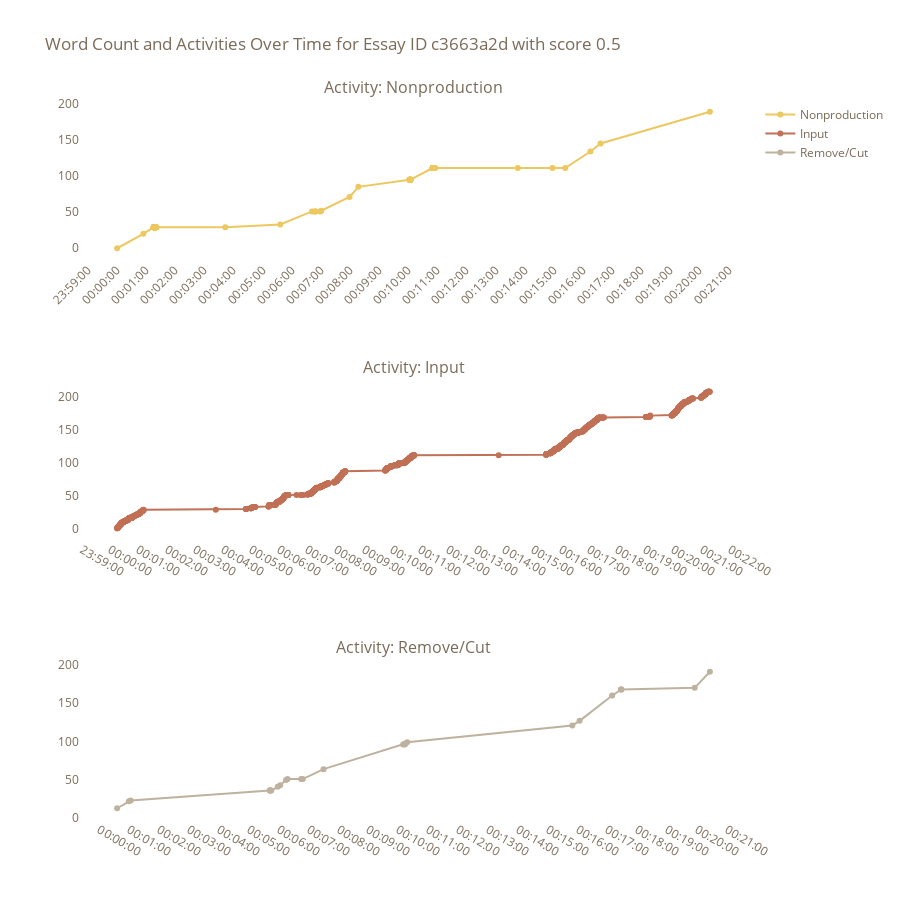

The notebook cell this image was saved under:
### Code cell
essay_id = "c3663a2d"
plot_essay_activities(train_logs, essay_id, f"Word Count and Activities Over Time for Essay ID {essay_id} with score 0.5")

### Figure 1 — Plotly figure (JSON) as saved in the notebook; plotly's stock layout.template omitted (floating-point values rounded to 4 significant figures; data arrays with more than 128 entries replaced by an {"elided": "..."} marker saying what was removed)
{"data": [{"line": {"color": "#edc860"}, "mode": "lines+markers", "name": "Nonproduction", "type": "scatter", "x": {"elided": "270 str values"}, "xaxis": "x", "y": {"elided": "270 int values"}, "yaxis": "y"}, {"line": {"color": "#c07156"}, "mode": "lines+markers", "name": "Input", "type": "scatter", "x": {"elided": "1186 str values"}, "xaxis": "x2", "y": {"elided": "1186 int values"}, "yaxis": "y2"}, {"line": {"color": "#beb29e"}, "mode": "lines+markers", "name": "Remove/Cut", "type": "scatter", "x": ["1970-01-01T00:00:35.439000", "1970-01-01T00:00:59.152000", "1970-01-01T00:01:02.768000", "1970-01-01T00:05:41.971000", "1970-01-01T00:05:42.188000", "1970-01-01T00:05:42.835000", "1970-01-01T00:05:43.554000", "1970-01-01T00:05:45.170000", "1970-01-01T00:05:57.930000", "1970-01-01T00:06:02.842000", "1970-01-01T00:06:14.770000", "1970-01-01T00:06:17.698000", "1970-01-01T00:06:44.971000", "1970-01-01T00:06:48.291000", "1970-01-01T00:07:29.939000", "1970-01-01T00:10:09.812000", "1970-01-01T00:10:12.868000", "1970-01-01T00:10:13.284000", "1970-01-01T00:10:17.933000", "1970-01-01T00:15:49.495000", "1970-01-01T00:16:04.120000", "1970-01-01T00:17:09.570000", "1970-01-01T00:17:26.896000", "1970-01-01T00:17:27.696000", "1970-01-01T00:17:28.146000", "1970-01-01T00:19:55.303000", "1970-01-01T00:20:25.750000"], "xaxis": "x3", "y": [13, 22, 23, 36, 36, 36, 36, 36, 41, 43, 50, 51, 51, 51, 64, 96, 97, 96, 99, 121, 127, 160, 168, 168, 168, 170, 191], "yaxis": "y3"}], "layout": {"annotations": [{"font": {"size": 16}, "showarrow": false, "text": "Activity: Nonproduction", "x": 0.5, "xanchor": "center", "xref": "paper", "y": 1, "yanchor": "bottom", "yref": "paper"}, {"font": {"size": 16}, "showarrow": false, "text": "Activity: Input", "x": 0.5, "xanchor": "center", "xref": "paper", "y": 0.6111, "yanchor": "bottom", "yref": "paper"}, {"font": {"size": 16}, "showarrow": false, "text": "Activity: Remove/Cut", "x": 0.5, "xanchor": "center", "xref": "paper", "y": 0.2222, "yanchor": "bottom", "yref": "paper"}], "font": {"color": "#7b6b59"}, "height": 900, "paper_bgcolor": "white", "plot_bgcolor": "white", "showlegend": true, "title": {"text": "Word Count and Activities Over Time for Essay ID c3663a2d with score 0.5"}, "xaxis": {"anchor": "y", "domain": [0, 1], "dtick": 60000, "tickangle": -45, "tickformat": "%H:%M:%S"}, "xaxis2": {"anchor": "y2", "domain": [0, 1], "dtick": 60000, "tickformat": "%H:%M:%S"}, "xaxis3": {"anchor": "y3", "domain": [0, 1], "dtick": 60000, "tickformat": "%H:%M:%S"}, "yaxis": {"anchor": "x", "domain": [0.7778, 1]}, "yaxis2": {"anchor": "x2", "domain": [0.3889, 0.6111]}, "yaxis3": {"anchor": "x3", "domain": [0, 0.2222]}}}
